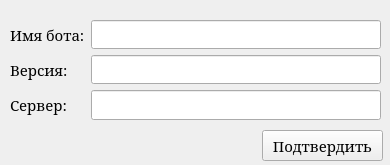
<?xml version="1.0" encoding="UTF-8"?>
<ui version="4.0">
 <class>ChangeForm</class>
 <widget class="QWidget" name="ChangeForm">
  <property name="geometry">
   <rect>
    <x>0</x>
    <y>0</y>
    <width>390</width>
    <height>165</height>
   </rect>
  </property>
  <property name="minimumSize">
   <size>
    <width>390</width>
    <height>165</height>
   </size>
  </property>
  <property name="maximumSize">
   <size>
    <width>390</width>
    <height>165</height>
   </size>
  </property>
  <property name="font">
   <font>
    <family>MS Serif</family>
    <pointsize>11</pointsize>
   </font>
  </property>
  <property name="windowTitle">
   <string>Изменение бота</string>
  </property>
  <widget class="QWidget" name="formLayoutWidget">
   <property name="geometry">
    <rect>
     <x>10</x>
     <y>20</y>
     <width>371</width>
     <height>100</height>
    </rect>
   </property>
   <layout class="QFormLayout" name="formLayout">
    <item row="0" column="1">
     <widget class="QLineEdit" name="name_lineedit"/>
    </item>
    <item row="1" column="0">
     <widget class="QLabel" name="label_4">
      <property name="text">
       <string>Версия:</string>
      </property>
     </widget>
    </item>
    <item row="1" column="1">
     <widget class="QLineEdit" name="version_lineedit"/>
    </item>
    <item row="2" column="0">
     <widget class="QLabel" name="label_2">
      <property name="text">
       <string>Сервер:</string>
      </property>
     </widget>
    </item>
    <item row="2" column="1">
     <widget class="QLineEdit" name="server_lineedit"/>
    </item>
    <item row="0" column="0">
     <widget class="QLabel" name="label">
      <property name="text">
       <string>Имя бота:</string>
      </property>
     </widget>
    </item>
   </layout>
  </widget>
  <widget class="QPushButton" name="create_bot_button">
   <property name="geometry">
    <rect>
     <x>262</x>
     <y>130</y>
     <width>121</width>
     <height>31</height>
    </rect>
   </property>
   <property name="text">
    <string>Подтвердить</string>
   </property>
  </widget>
  <widget class="QLabel" name="error_label">
   <property name="geometry">
    <rect>
     <x>10</x>
     <y>130</y>
     <width>251</width>
     <height>31</height>
    </rect>
   </property>
   <property name="text">
    <string/>
   </property>
  </widget>
 </widget>
 <resources/>
 <connections/>
</ui>
